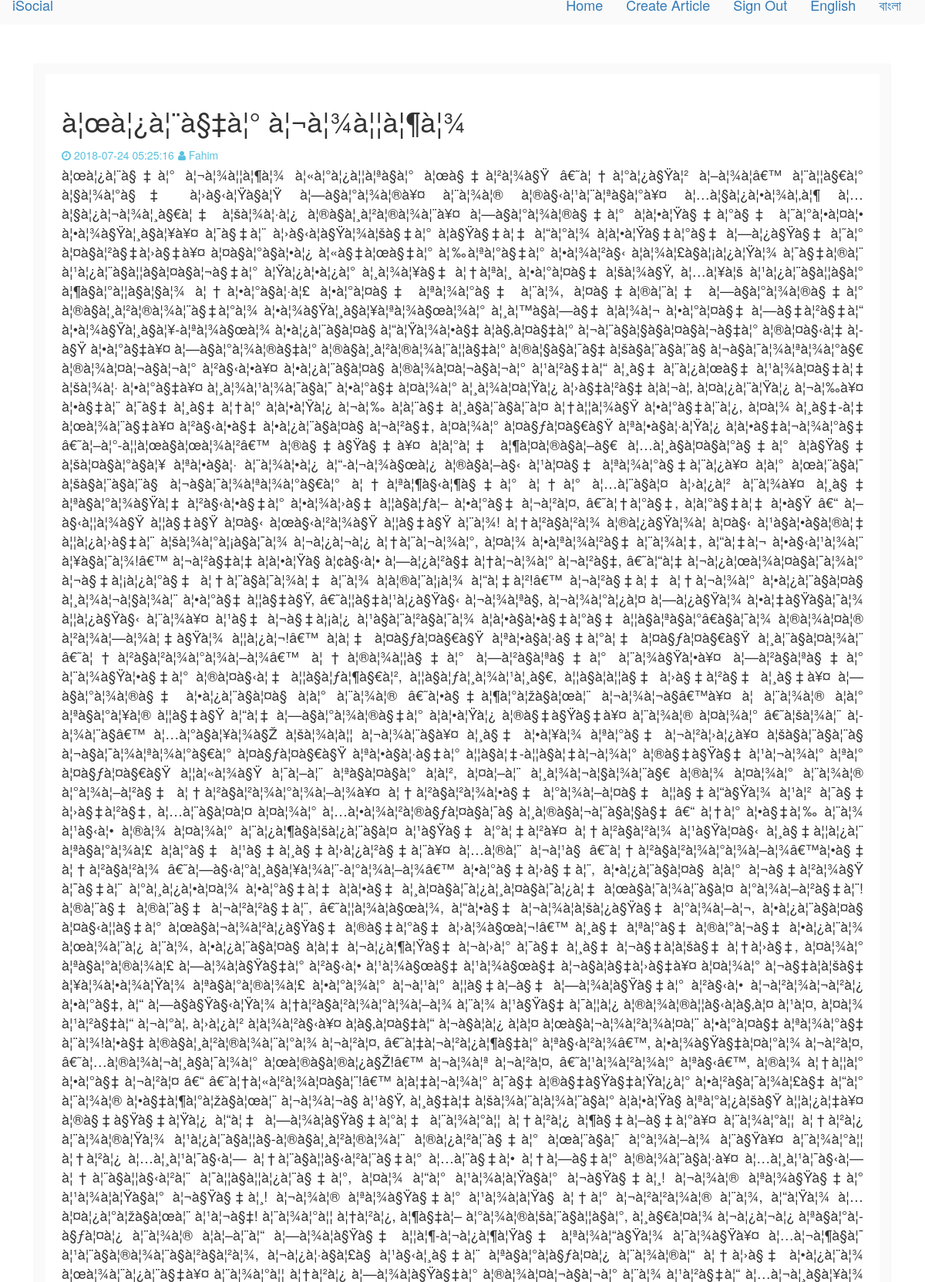
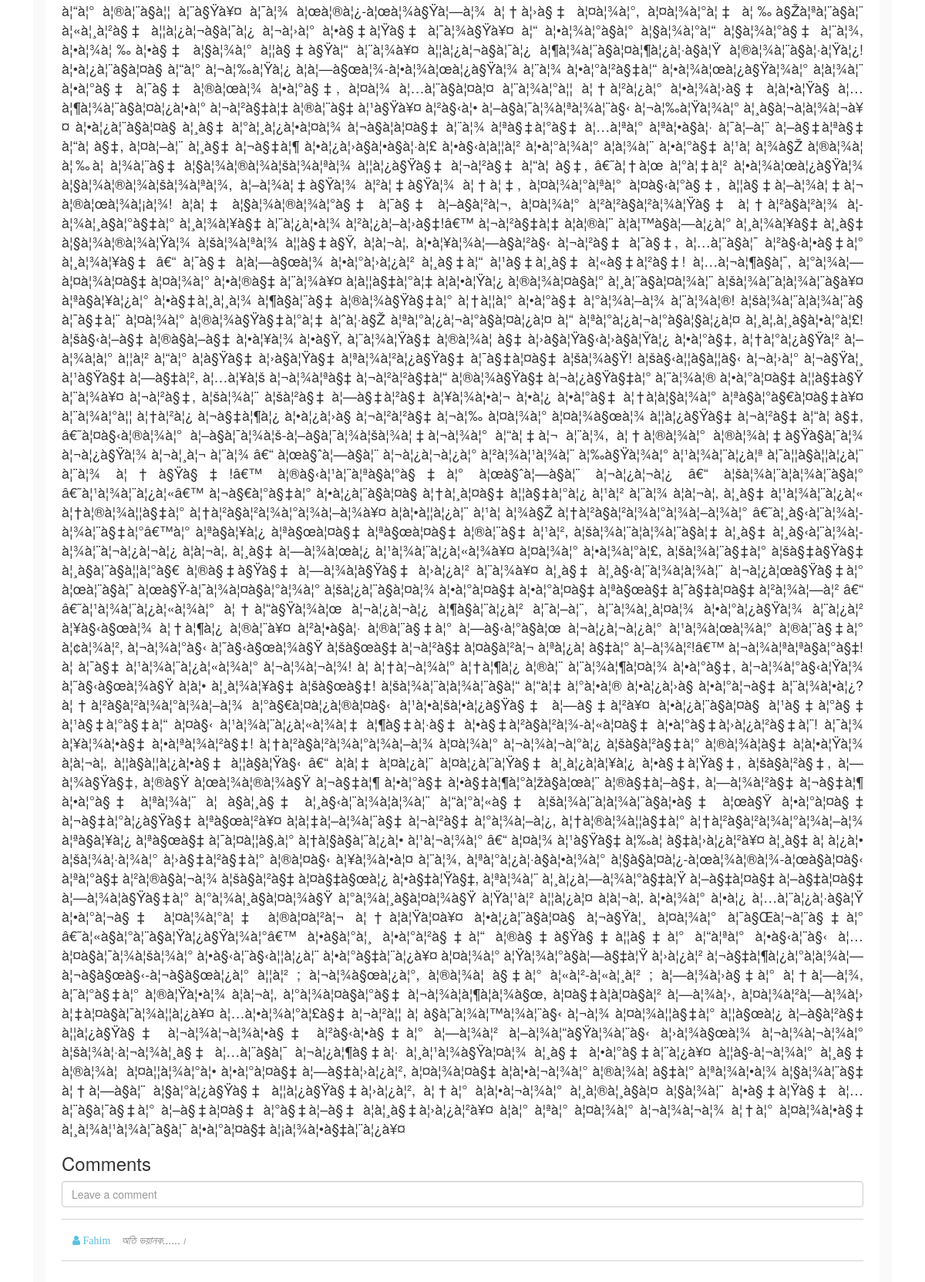
The app's page /views/article.php?id=33 (signed in) with its own data (2 pictures, top to bottom).
### tables this page shows
CREATE TABLE `articles` (
  `id` int(10) UNSIGNED NOT NULL,
  `created_at` timestamp NOT NULL DEFAULT CURRENT_TIMESTAMP,
  `title` varchar(100) NOT NULL,
  `description` longtext NOT NULL,
  `user_id` int(10) UNSIGNED NOT NULL
);

CREATE TABLE `users` (
  `id` int(10) UNSIGNED NOT NULL,
  `email` varchar(100) NOT NULL,
  `password` varchar(100) NOT NULL,
  `name` varchar(100) NOT NULL,
  `_token` varchar(200) NOT NULL
);

CREATE TABLE `comments` (
  `id` int(10) UNSIGNED NOT NULL,
  `created_at` timestamp NOT NULL DEFAULT CURRENT_TIMESTAMP ON UPDATE CURRENT_TIMESTAMP,
  `user_id` int(10) UNSIGNED NOT NULL,
  `article_id` int(10) UNSIGNED NOT NULL,
  `body` varchar(500) NOT NULL
);

### views/article.php (the view, shortened to what this page needs)
<?php
require_once('../dbconnection.php');
?>
    <!DOCTYPE html>
    <html>
    <head>
        <link rel="stylesheet" href="../css/style.css">
        <link rel="stylesheet" href="../css/bootstrap.min.css">
        <link rel="stylesheet" href="https://cdnjs.cloudflare.com/ajax/libs/font-awesome/4.7.0/css/font-awesome.min.css">
    </head>
    <body>
    <?php
        if(isset($_SESSION["ln"])){
            include('menu_bn.php');
        }
        else include('menu.php');
    ?>
    <div class="container">
        <div class="main">
            <div class="col-md-12">
                    <?php
                    $id = $_GET["id"];
                    $article_query = "SELECT articles.*, users.name FROM articles,users WHERE articles.id = '$id' AND articles.user_id = users.id";
                    $result = $conn->query($article_query);
                    $article = mysqli_fetch_assoc($result);
                    ?>
                <div class="article">
                    <h1 class="title">
                        <?php echo $article["title"];?>
                    </h1>
                    <div class="article-info">
                        <span><i class="fa fa-clock-o"></i> <?php echo $article["created_at"];?></span>
                        <span><i class="fa fa-user"></i><?php echo ucwords($article["name"]);?></span>
                    </div>
                    <div>
                        <?php echo $article["description"];?>
                    </div>
                        <h3><?php
                            if(isset($_SESSION["ln"])){
                                echo "মন্তব্য সমূহ";
                            }
                            else echo "Comments";
                            ?></h3>
                        <?php
                        if(isset($_SESSION['token']) && $_SESSION['logged_in_to'] == "isocial.com"){
                            ?>
                            <form action="javascript:addComment();">
                                <div class="form-group">
                                    <input name="comment" type="text" required class="form-control" placeholder="Leave a comment">
                                </div>
                            </form>
                            <?php
                        }else{
                            $_SESSION['requested_route'] = "/isocial/views/article.php?id=".$article["id"];
                            ?>
                            Please <a href="login.php">Sign In</a> to comment
                            <?php
                        }
                        ?>
                    <div class="comment">
                        <?php
                        $comment_query = "SELECT * FROM comments,users WHERE comments.article_id = '$id' AND users.id = comments.user_id";
                        $result = $conn->query($comment_query);
                        if($result){
                            while ($comment = mysqli_fetch_assoc($result)){
                                ?>
                                <p>
                                    <span class="commenter"><i class="fa fa-user"><?php echo ucwords($comment["name"]);?></i></span><?php echo $comment["body"];?>
                                </p>
                                <?php
                            }
                        }
                        ?>
                    </div>
                </div>
            </div>
        </div>
    </div>
    </body>
    </html>

### css/style.css (style rules this page uses)
div,p { text-align: justify; font-size: 18px; }
.main .article { background-color: #ffffff; padding: 1.5em; border-color: #EDEDED; box-shadow: 0px 2px 3px #EDEDED; margin-bottom: 15px; line-height: 25px; border: 1em solid rgba(238, 238, 238, 0.31); font-size: 14px; }
.comment p,span { font-size: 14px; }
.comment p { padding:1em; border-bottom: 1px solid #d2d2d2; font-style: italic; color: grey; }
.comment p:first-child { border-top: 1px solid #d2d2d2; }
.commenter { margin-right: 1em; font-style: italic; color: #5bc0de; }
.article-info span { color: #5bc0de; }

### records on screen
articles: title "à¦œà¦¿à¦¨à§‡à¦° à¦¬à¦¾à¦¦à¦¶à¦¾", created_at "2018-07-24 05:25:16", user.name "Fahim", description "à¦œà¦¿à¦¨à§‡à¦° à¦¬à¦¾à¦¦à¦¶à¦¾ à¦«à¦°à¦¿à¦¦à¦ªà§à¦° à¦œà§‡à¦²à¦¾à§Ÿ â€˜à¦†à¦°à¦¿à§Ÿà¦² à¦–à¦¾à¦â€™ à¦¨à¦¦à§€à¦° à¦§à¦¾à¦°à§‡ à¦›à§‹à¦Ÿà§à¦Ÿ à¦—à§à¦°à¦¾à¦®à¥¤ à¦¨à¦¾à¦® à¦®à§‹à¦¹à¦¨à¦ªà§à¦°à¥¤ à¦…à¦§à¦¿à¦•à¦¾à¦‚à¦¶ à¦…à¦§à¦¿à¦¬à¦¾à¦¸à§€à¦‡ à¦šà¦¾à¦·à¦¿ à¦®à§à¦¸à¦²à¦®à¦¾à¦¨à¥¤ à¦—à§à¦°à¦¾à¦®à§‡à¦° à¦à¦•à¦Ÿà§‡à¦°à§‡ à¦˜à¦°à¦•à¦¤à¦• à¦•à¦¾à§Ÿà¦¸à§à¦¥à¥¤ à¦¯à§‡à¦¨ à¦›à§‹à¦à§Ÿà¦¾à¦šà§‡à¦° à¦­à§Ÿà§‡à¦‡ à¦“à¦°à¦¾ à¦à¦•à¦Ÿà§‡à¦°à§‡ à¦—à¦¿à§Ÿà§‡ à¦˜à¦° à¦¤à§à¦²à§‡à¦›à§‡à¥¤ à¦¤à§à¦°à§à¦•à¦¿ à¦«à§‡à¦œà§‡à¦° à¦‰à¦ªà¦°à§‡à¦° à¦•à¦¾à¦²à§‹ à¦à¦¾à¦£à§à¦¡à¦¿à¦Ÿà¦¾ à¦¯à§‡à¦®à¦¨ à¦¹à¦¿à¦¨à§à¦¦à§à¦¤à§à¦¬à§‡à¦° à¦Ÿà¦¿à¦•à¦¿à¦° à¦¸à¦¾à¦¥à§‡ à¦†à¦ªà¦¸ à¦•à¦°à¦¤à§‡ à¦šà¦¾à§Ÿ, à¦…à¦¥à¦š…"
comments: user.name "Fahim", body "অতি ভয়ানক......।"
